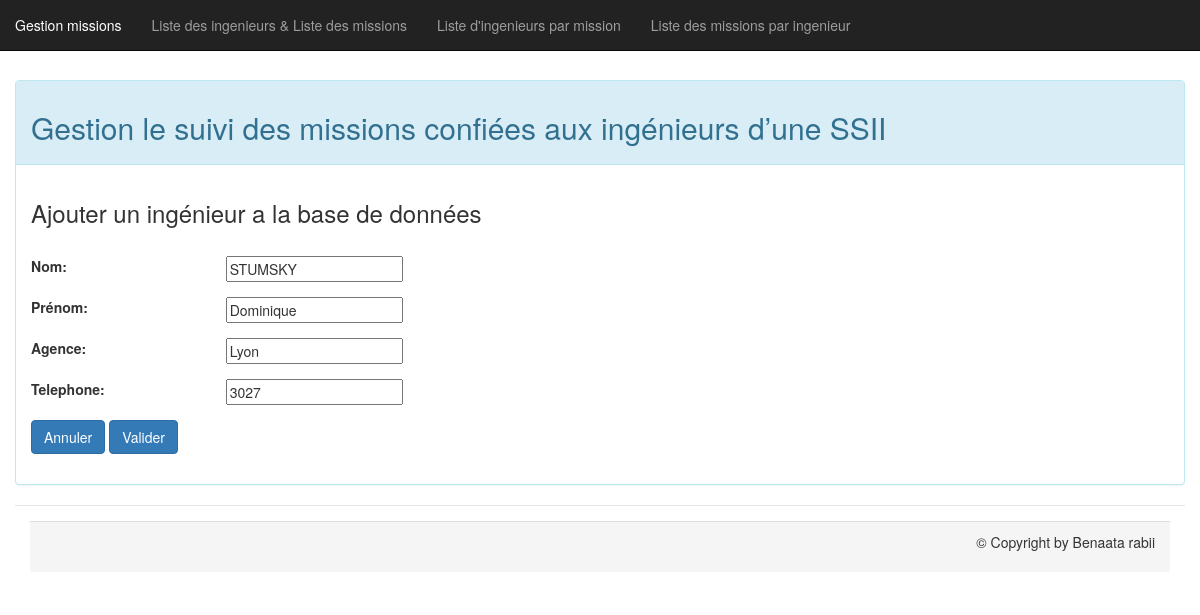
The page /formulaire_modifierIngenieur.php?idING=1 on the database its author committed.
### tables this page shows
CREATE TABLE `ingenieurs` (
  `idingenieurs` int(10) NOT NULL,
  `nom` varchar(20) NOT NULL,
  `prenom` varchar(20) NOT NULL,
  `agence` varchar(20) NOT NULL,
  `telephone` varchar(15) NOT NULL
);

### fonction.fun.php (called while the page is built, shortened)
<?php
function afficher_ingenieurParId($bdd,$id){
    $sql="SELECT * FROM ingenieurs WHERE ingenieurs.idingenieurs=?";
    $reponse= $bdd->prepare($sql);
    $reponse->execute(array($id));
    return $reponse;
}
?>

### formulaire_modifierIngenieur.php (the view, shortened to what this page needs)
<?php
include_once ('connect.php');
include_once ('fonction.fun.php');
        if(isset($_GET['idING'])) {
            $reponse = afficher_ingenieurParId($bdd, $_GET['idING']);
            $donnees = $reponse->fetch(PDO::FETCH_ASSOC);
                ?>
                <?php
        }else{
            ?>
            <script type="text/javascript">document.location.href ="principal.php"</script>
            <?php
        }
?>
<!DOCTYPE html>
<html lang="en">
<head>
    <link rel="stylesheet" type="text/css" href="principal.css" />
    <link href="bootstrap.min.css" rel="stylesheet">
    <link href="bootstrap-responsive.min.css" rel="stylesheet">
</head>
<body>
<?php
require_once 'menu.php';
?>
<div class="col-md-12 col-xs-12 spacer">
    <div class="panel panel-info spacer">
        <div class="panel-heading">
            <h2>Gestion le suivi des missions confiées aux ingénieurs d’une SSII</h2>
        </div>
        <div class="panel-body">
            <div class="content">
                <h3>Ajouter un ingénieur a la base de données</h3>
                <br>
                <form class="form-horizontal" method="POST" action=<?php echo $_SERVER["PHP_SELF"] ; ?>>
                        <div class='form-group row'>
                            <label class="col-sm-2"> Nom:</label>
                            <div class="col-sm-10">
                                <input type="text" name="nom" value="<?= $donnees['nom'] ?>" />
                            </div>
                        </div>
                        <div class='form-group row'>
                            <label class="col-sm-2">Prénom:</label>
                            <div class="col-sm-10">
                             <input type="text" name="prenom" value="<?= $donnees['prenom'] ?>" />
                            </div>
                        </div>
                        <div class='form-group row'>
                            <label class="col-sm-2">Agence:</label>
                            <div class="col-sm-10">
                                <input type="text" name="agence" value="<?= $donnees['agence'] ?>" />
                            </div>
                        </div>
                        <div class='form-group row'>
                            <label class="col-sm-2 col-form-label">Telephone:</label>
                            <div class="col-sm-10">
                                <input type="text" name="telephone" value="<?= $donnees['telephone'] ?>" />
                            </div>
                        </div>
                        <div class='form-group row'>
                            <div class="col-sm-10">
                            <button type="reset" class="btn btn-primary">Annuler</button>
                            <button type="submit" class="btn btn-primary">Valider</button>
                            </div>
                        </div>
                </form>
            </div>
        </div>
    </div>
    <?php
    require_once 'footer.php';
    ?>
</body>
</html>

### principal.css (style rules this page uses)
.spacer { margin-top: 40px; }

### rows shown on the page
ingenieurs: nom "STUMSKY", prenom "Dominique", agence "Lyon", telephone "3027"
